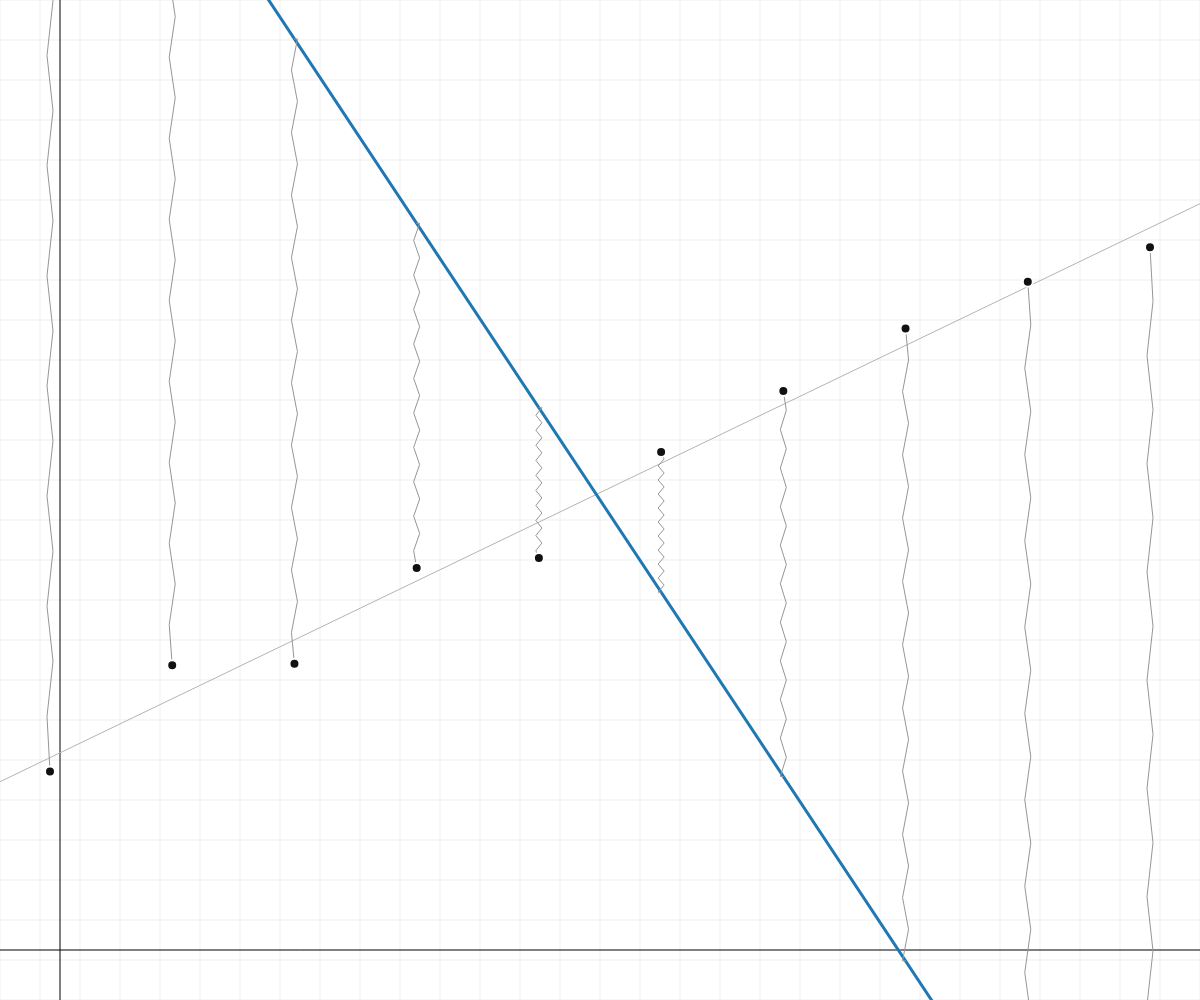
Frame 1 (no input)
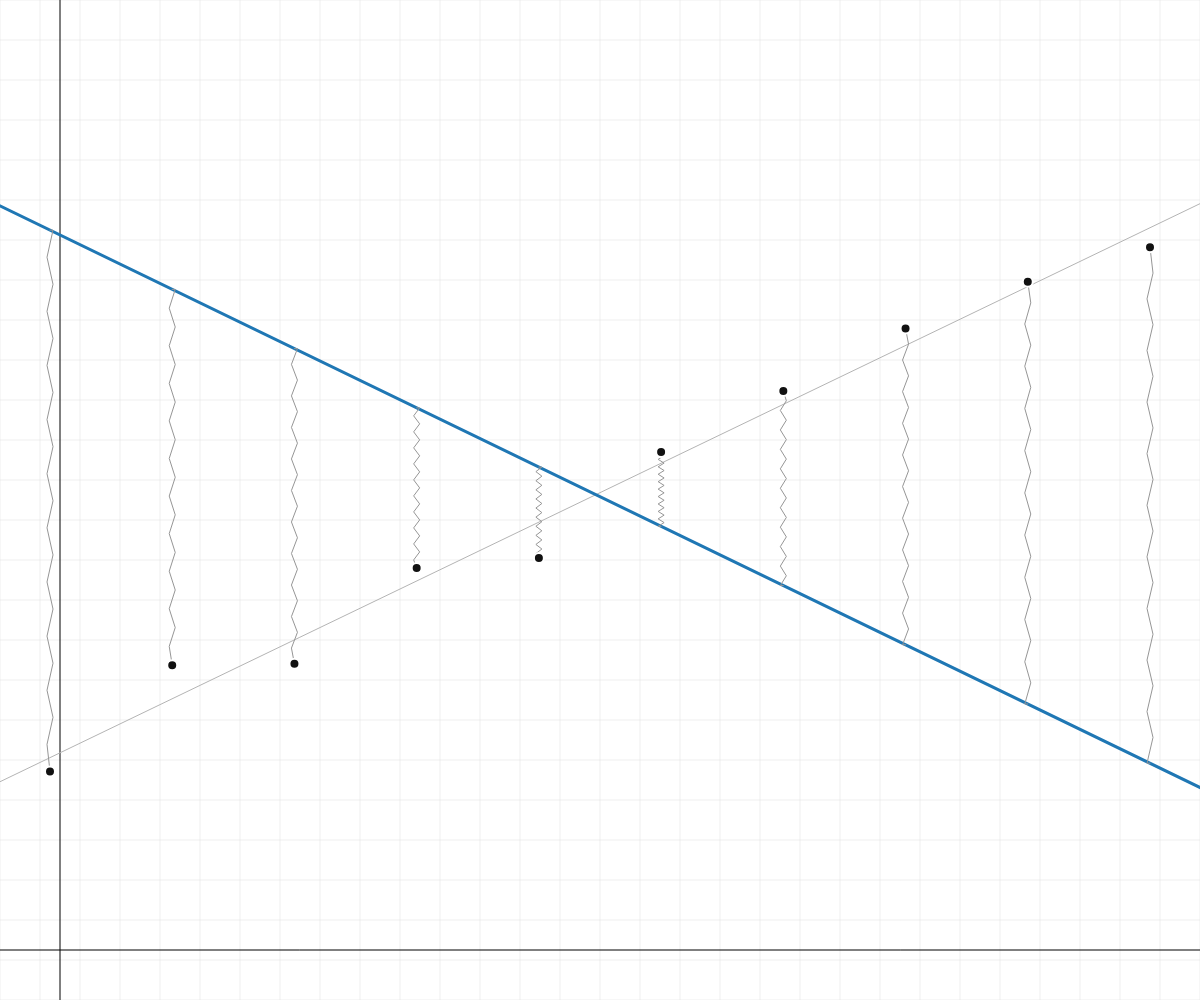
Frame 60 (no input)
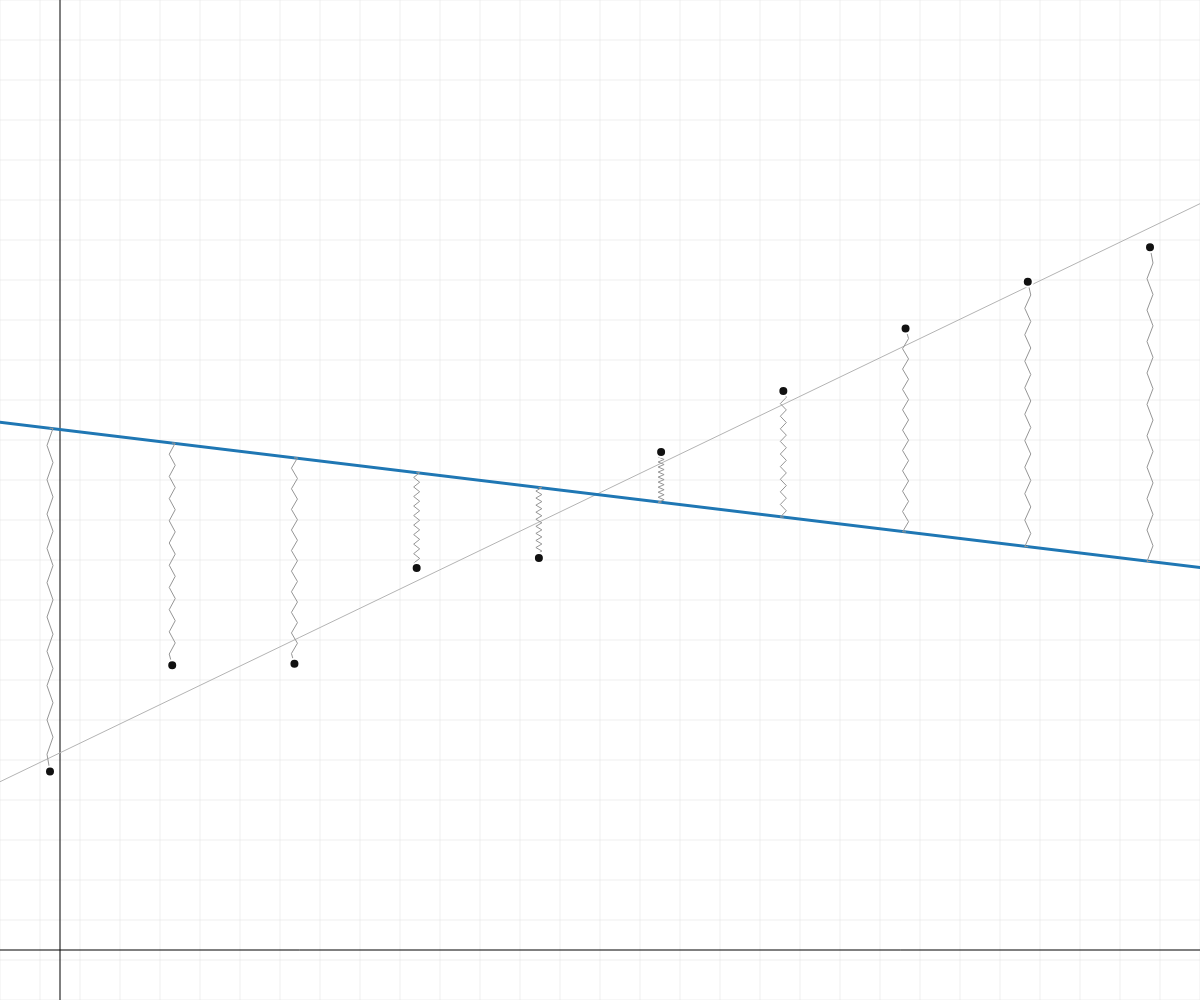
Frame 120 (the mouse pressed at the canvas centre since frame 60)

The p5.js sketch that drew these frames (run headless with seeded random() and noise() and a simulated clock; from frame 60 on, the mouse is pressed at the canvas centre):

// p5.js sketch
// ── sketch.js
let dataPoints = [];
let numPoints = 10;
let rodLength;
let rodMass = 1;
let rodAngle = 1;
let rodAngularVelocity = 0;
let rodCenterX, rodCenterY;
let springK = 0.001;
let damping = 0.985;
let rodInertia;

class DataPoint {
  constructor(x, y) {
    this.x = x;
    this.y = y;
    this.radius = 5; // Bigger for easier interaction
    this.hitboxRadius = this.radius * 4; // Even bigger hitbox for better drag detection
    this.isDragging = false;
  }

  contains(px, py) {
    return dist(px, py, this.x, this.y) < this.hitboxRadius;
  }

  draw() {
    noStroke();
    if (this.isDragging) {
      fill('#FF4136'); // red when dragging
    } else if (this.contains(mouseX, mouseY)) {
      fill('#FF4136'); // blue on hover
    } else {
      fill('#111111'); // black by default
    }

    stroke(255);
    strokeWeight(2);
    ellipse(this.x, this.y, this.radius * 2);
  }
}

function getLinearFitLine() {
  let n = dataPoints.length;
  if (n < 2) return null;

  let sumX = 0, sumY = 0, sumXY = 0, sumXX = 0;
  for (let p of dataPoints) {
    sumX += p.x;
    sumY += p.y;
    sumXY += p.x * p.y;
    sumXX += p.x * p.x;
  }

  let meanX = sumX / n;
  let meanY = sumY / n;

  let slope = (sumXY - n * meanX * meanY) / (sumXX - n * meanX * meanX);
  let intercept = meanY - slope * meanX;

  return { slope, intercept };
}


function setup() {
  createCanvas(windowWidth, windowHeight);
  pixelDensity(1);
  rodLength = max(width, height) * 1.2;
  rodCenterX = width / 2;
  rodCenterY = height / 2;
  rodInertia = (rodMass * rodLength * rodLength) / 12;

  let yStart = height / 2 + height/4; // Start slightly above center
  let yEnd = height / 2 - height/4;   // End slightly below center

  for (let i = 0; i < numPoints; i++) {
    let xPos = map(i, 0, numPoints - 1, 50, width - 50);
    let yPos = map(i, 0, numPoints - 1, yStart, yEnd) + random(-height * 0.05, height * 0.05); // Linear tilt with some randomness
    dataPoints.push(new DataPoint(xPos, yPos));
  }
}


function draw() {
  background(255);
  drawGrid(40);
  drawAxes();
  // Draw linear regression line (rest rod)
  let fit = getLinearFitLine();
  if (fit) {
    let x1 = 0;
    let y1 = fit.slope * x1 + fit.intercept;
    let x2 = width;
    let y2 = fit.slope * x2 + fit.intercept;

    stroke(180); // light grey
    strokeWeight(1);
    line(x1, y1, x2, y2);
  }

  
  let totalForceY = 0, totalTorque = 0;

  for (let p of dataPoints) {
    const xi = p.x, yi = p.y;
    const rodY = rodCenterY + tan(rodAngle) * (xi - rodCenterX);
    const error = yi - rodY;
    const forceY = springK * error;
    const leverArm = xi - rodCenterX;
    const torque = forceY * leverArm;

    totalForceY += forceY;
    totalTorque += torque;
  }

  let angularAcceleration = totalTorque / rodInertia;
  rodAngularVelocity = rodAngularVelocity * damping + angularAcceleration;
  rodAngle += rodAngularVelocity;

  let linearAcceleration = totalForceY / rodMass;
  rodCenterY += linearAcceleration;

  stroke('#1f77b4');
  strokeWeight(3);
  let rodX1 = rodCenterX - rodLength / 2 * cos(rodAngle);
  let rodY1 = rodCenterY - rodLength / 2 * sin(rodAngle);
  let rodX2 = rodCenterX + rodLength / 2 * cos(rodAngle);
  let rodY2 = rodCenterY + rodLength / 2 * sin(rodAngle);
  line(rodX1, rodY1, rodX2, rodY2);

  for (let p of dataPoints) {
    const rodY = rodCenterY + tan(rodAngle) * (p.x - rodCenterX);
    drawZigZagSpring(p.x, p.y, p.x, rodY, 3, 20);
    p.draw();
  }
}

function drawGrid(gridSpacing) {
  stroke(220);
  strokeWeight(0.5);
  for (let x = 0; x <= width; x += gridSpacing) line(x, 0, x, height);
  for (let y = 0; y <= height; y += gridSpacing) line(0, y, width, y);
}

function drawAxes() {
  stroke(0);
  strokeWeight(1);
  line(0, height * 0.95, width, height * 0.95);
  line(width * 0.05, 0, width * 0.05, height);
}

function drawZigZagSpring(x1, y1, x2, y2, amplitude, segments) {
  if (x1 === x2 && y1 === y2) return;
  let length = dist(x1, y1, x2, y2);
  let u_t = [(x2 - x1) / length, (y2 - y1) / length];
  let u_n = [-u_t[1], u_t[0]];

  let coords = [[x1, y1]];
  for (let i = 1; i <= segments; i++) {
    let t = i / segments;
    let x = x1 + (x2 - x1) * t;
    let y = y1 + (y2 - y1) * t;
    let dir = i % 2 === 0 ? 1 : -1;
    coords.push([x + dir * amplitude * u_n[0], y + dir * amplitude * u_n[1]]);
  }
  coords.push([x2, y2]);

  stroke(150);
  strokeWeight(1);
  noFill();
  beginShape();
  coords.forEach(([x, y]) => vertex(x, y));
  endShape();
}

function touchStarted() {
  for (let p of dataPoints) {
    if (p.contains(touches[0]?.x || mouseX, touches[0]?.y || mouseY)) {
      p.isDragging = true;
      return false;
    }
  }
}

function touchMoved() {
  for (let p of dataPoints) {
    if (p.isDragging) {
      p.x = constrain(touches[0]?.x || mouseX, 0, width);
      p.y = constrain(touches[0]?.y || mouseY, 0, height);
    }
  }
}

function touchEnded() {
  for (let p of dataPoints) p.isDragging = false;
}

function windowResized() {
  resizeCanvas(windowWidth, windowHeight);
  rodLength = width * 0.8;
  rodCenterX = width / 2;
  rodCenterY = height / 2;
}

// ── style.css
html, body {
  margin: 0;
  padding: 0;
  background-color: #f0f0f0; /* Matplotlib's default figure background */
}
canvas {
  display: block;
}
